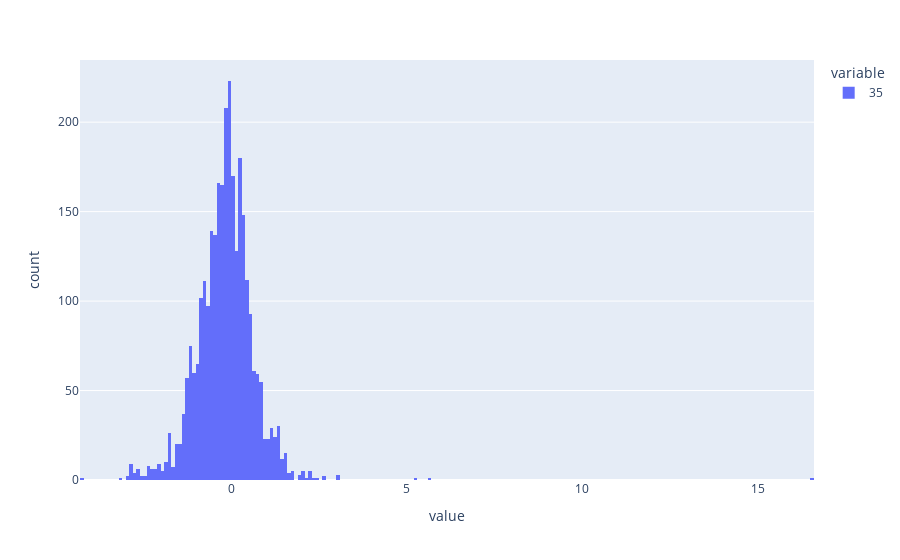

The cell this chart's notebook holds for it:
### Code cell
px.histogram(resid_mat.iloc[35])

### Figure 1 — Plotly figure (JSON) as saved in the notebook; plotly's stock layout.template omitted (floating-point values rounded to 4 significant figures; data arrays with more than 128 entries replaced by an {"elided": "..."} marker saying what was removed)
{"data": [{"alignmentgroup": "True", "bingroup": "x", "hovertemplate": "variable=35<br>value=%{x}<br>count=%{y}<extra></extra>", "legendgroup": "35", "marker": {"color": "#636efa", "pattern": {"shape": ""}}, "name": "35", "offsetgroup": "35", "orientation": "v", "showlegend": true, "type": "histogram", "x": {"elided": "2981 float values"}, "xaxis": "x", "yaxis": "y"}], "layout": {"autosize": true, "barmode": "relative", "legend": {"title": {"text": "variable"}, "tracegroupgap": 0}, "margin": {"t": 60}, "xaxis": {"anchor": "y", "autorange": true, "domain": [0, 1], "range": [-4.3, 16.6], "title": {"text": "value"}, "type": "linear"}, "yaxis": {"anchor": "x", "autorange": true, "domain": [0, 1], "range": [0, 234.7], "title": {"text": "count"}}}}
